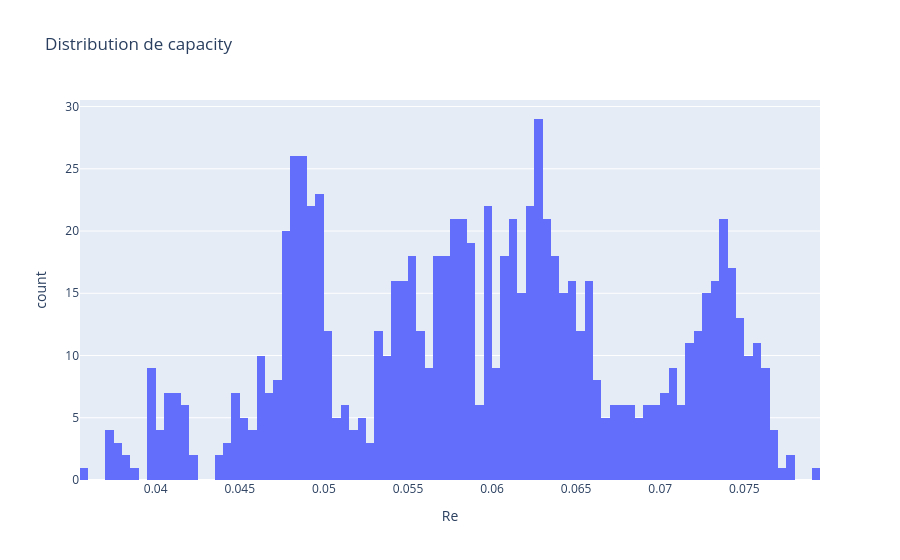

The notebook cell this image was saved under:
### Code cell
fig = px.histogram(df, x="Re", nbins=100, title="Distribution de capacity")
fig.show()

### Figure 1 — Plotly figure (JSON) as saved in the notebook; plotly's stock layout.template omitted (floating-point values rounded to 4 significant figures; data arrays with more than 128 entries replaced by an {"elided": "..."} marker saying what was removed)
{"data": [{"alignmentgroup": "True", "bingroup": "x", "hovertemplate": "Re=%{x}<br>count=%{y}<extra></extra>", "legendgroup": "", "marker": {"color": "#636efa", "pattern": {"shape": ""}}, "name": "", "nbinsx": 100, "offsetgroup": "", "orientation": "v", "showlegend": false, "type": "histogram", "x": {"elided": "2167 float values"}, "xaxis": "x", "yaxis": "y"}], "layout": {"barmode": "relative", "legend": {"tracegroupgap": 0}, "title": {"text": "Distribution de capacity"}, "xaxis": {"anchor": "y", "domain": [0, 1], "title": {"text": "Re"}}, "yaxis": {"anchor": "x", "domain": [0, 1], "title": {"text": "count"}}}}
